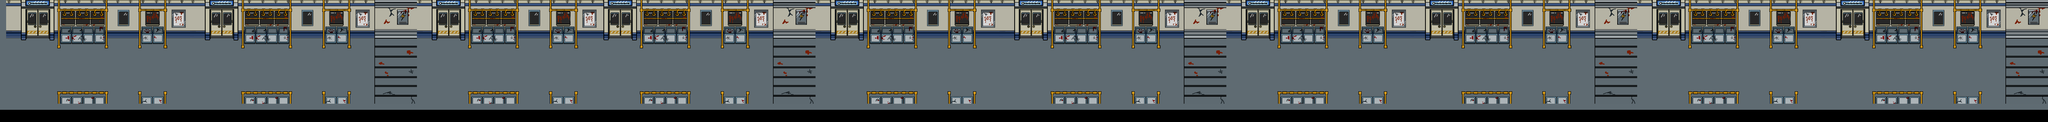

A level layout from a 2D game, rendered from its tile map. Below: a short description, then the map file with tile-grid data replaced by summaries:
An orthogonal 334x20 tile map with 32x32 px tiles, 2 tile layers (suelo, colision), 3 tilesets and 15 objects.

<map version="1.9" tiledversion="1.9.2" orientation="orthogonal" renderorder="right-down" width="334" height="20" tilewidth="32" tileheight="32" infinite="0" nextlayerid="9" nextobjectid="45">
 <editorsettings>
  <export target="level01.json" format="json" />
 </editorsettings>
 <tileset firstgid="1" name="tren" tilewidth="32" tileheight="32" tilecount="629" columns="37">
  <image source="../assets/Mapa/boceto_interiorTren.png" width="1190" height="562" />
 </tileset>
 <tileset firstgid="630" name="dec" tilewidth="265" tileheight="253" tilecount="9" columns="0">
  <grid orientation="orthogonal" width="1" height="1" />
  <tile id="0">
   <image width="59" height="80" source="../assets/Mapa/caja electricidad_.png" />
  </tile>
  <tile id="1">
   <image width="73" height="95" source="../assets/Mapa/cartel.png" />
  </tile>
  <tile id="2">
   <image width="151" height="253" source="../assets/Mapa/metro_1_asientos_2_pack.png" />
  </tile>
  <tile id="3">
   <image width="234" height="84" source="../assets/Mapa/metro_1_ventana_3_.png" />
  </tile>
  <tile id="4">
   <image width="175" height="211" source="../assets/Mapa/metro_1_puerta pack.png" />
  </tile>
  <tile id="5">
   <image width="265" height="82" source="../assets/Mapa/metro_1_asientos_4_pack_reves.png" />
  </tile>
  <tile id="6">
   <image width="265" height="253" source="../assets/Mapa/metro_1_asientos_4_pack.png" />
  </tile>
  <tile id="7">
   <image width="150" height="82" source="../assets/Mapa/metro_1_asientos_2_pack_reves.png" />
  </tile>
  <tile id="8">
   <image width="61" height="87" source="../assets/Mapa/ventana lateral.png" />
  </tile>
 </tileset>
 <tileset firstgid="639" name="objetos" tilewidth="86" tileheight="124" tilecount="7" columns="0">
  <grid orientation="orthogonal" width="1" height="1" />
  <tile id="0">
   <image width="55" height="63" source="../assets/objects/cajaCarton.png" />
  </tile>
  <tile id="1">
   <image width="55" height="72" source="../assets/objects/cajaMadera.png" />
  </tile>
  <tile id="2">
   <image width="58" height="73" source="../assets/objects/palanca.png" />
  </tile>
  <tile id="5">
   <image width="74" height="99" source="objetos/persecutor.png" />
  </tile>
  <tile id="6">
   <image width="70" height="102" source="objetos/lanzador.png" />
  </tile>
  <tile id="7">
   <image width="86" height="71" source="objetos/topo.png" />
  </tile>
  <tile id="8">
   <image width="81" height="67" source="objetos/gato.png" />
  </tile>
 </tileset>
 <layer id="1" name="suelo" width="334" height="20">
  <data>[6680 cells, 5661 non-empty, 629 distinct tile ids]</data>
 </layer>
 <layer id="2" name="colision" width="334" height="20">
  <data>[6680 cells, 2799 non-empty, 269 distinct tile ids]</data>
 </layer>
 <objectgroup id="8" name="objeto">
  <object id="26" gid="630" x="205" y="334" width="59" height="80" />
  <object id="28" gid="630" x="211" y="462" width="59" height="80" />
  <object id="29" gid="630" x="365" y="294" width="59" height="80" />
  <object id="31" gid="639" x="641" y="416" width="55" height="63" />
  <object id="32" gid="639" x="621" y="284" width="55" height="63" />
  <object id="33" gid="639" x="471" y="456" width="55" height="63" />
  <object id="34" gid="640" x="343" y="414" width="55" height="72" />
  <object id="35" gid="640" x="481" y="346" width="55" height="72" />
  <object id="38" gid="644" x="942" y="330" width="68" height="96" />
  <object id="39" gid="644" x="1238" y="488" width="68" height="96" />
  <object id="40" gid="645" x="1394" y="362" width="68" height="124" />
  <object id="41" gid="645" x="1676" y="486" width="68" height="124" />
  <object id="42" gid="644" x="766" y="456" width="68" height="96" />
  <object id="43" gid="644" x="842" y="460" width="68" height="96" />
  <object id="44" gid="644" x="122" y="536" width="68" height="96" />
 </objectgroup>
</map>
